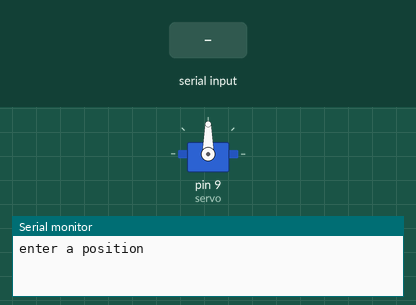
Recording of a sketch running on a simulated Arduino Uno, built with avr-gcc and run on an emulated ATmega328P. Shown: servo, the last lines printed to the serial monitor. Inputs (shaded band) come from the test bench.

Above: at 1.2 s.
1.3 s: "90,45\n" received over Serial
At 2.3 s:
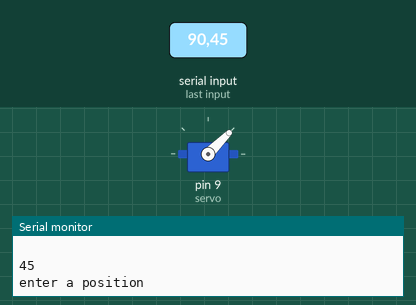
2.9 s: "30,150\n" received over Serial
At 3.6 s:
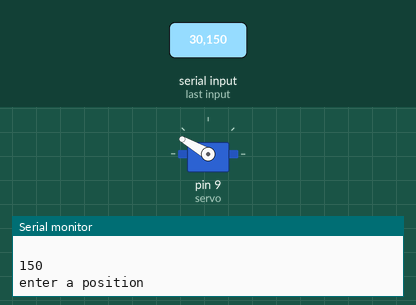
4.5 s: "5\n" received over Serial
At 5.7 s:
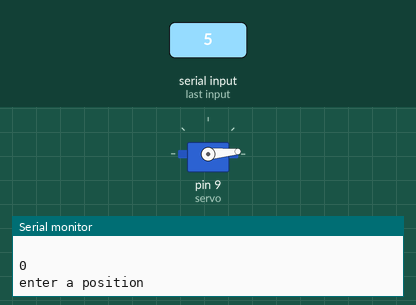
6.0 s: "200\n" received over Serial
At 7.1 s:
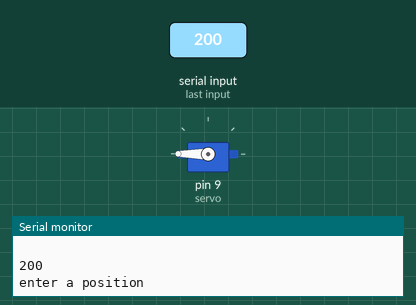
7.5 s: "90\n" received over Serial
At 8.2 s:
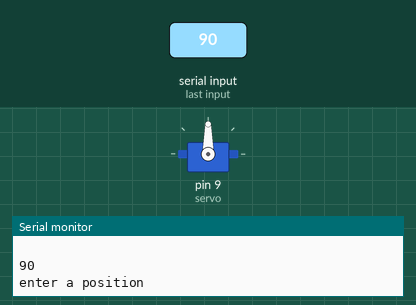
Timing chart, 0 to 10.0 s (numbered marks = the images above; inputs shaded):
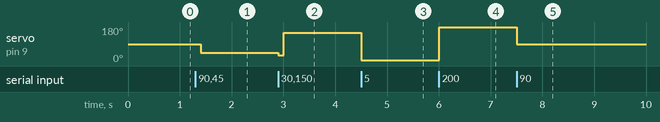

The sketch:

controlling_servo_using_keyboard.ino
```cpp
#include <Servo.h>    //loading the servo library
int pos ;
int servo = 9;

int servoDelay = 25;
Servo myServo; //create a servo object


void setup() {
Serial.begin(9600);
myServo.attach(servo);
}

void loop() {
Serial.println("enter a position");
while(Serial.available()==0)
{}
pos = Serial.parseInt();
if (pos >0)
{
Serial.println(pos);
myServo.write(pos);
delay(100);
}
Serial.println("\t");
Serial.println(pos);

}
```

Measured:
- after the input at 1.3 s, servo on pin 9 (servo): 90° → 45° after 0.10 s
- after the input at 2.9 s, servo on pin 9 (servo): 45° → 30° at once, → 150° 0.10 s later
- after the input at 4.5 s, servo on pin 9 (servo): 150° → 5° at once
- after the input at 6.0 s, servo on pin 9 (servo): 5° → 180° at once
- after the input at 7.5 s, servo on pin 9 (servo): 180° → 90° at once
